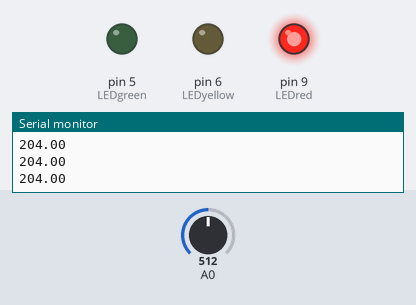
Recording of a sketch running on a simulated Arduino Uno, built with avr-gcc and run on an emulated ATmega328P. Shown: output pins drawn as LEDs (lit = HIGH), the last lines printed to the serial monitor. The inputs (shaded band) are chosen by the test bench; at power-on: A0 = 512.

Above: at 1.3 s.
1.4 s: A0 set to 68
2.9 s: A0 set to 59
At 3.8 s:
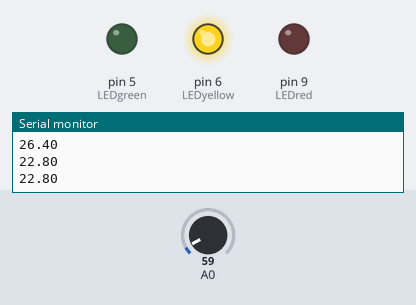
4.5 s: A0 set to 15
At 5.0 s:
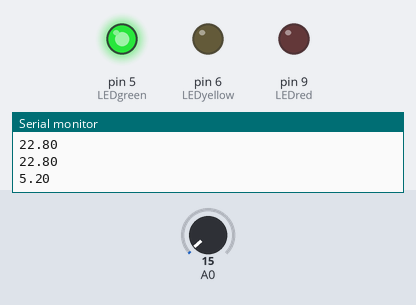
6.0 s: A0 set to 122
At 7.2 s:
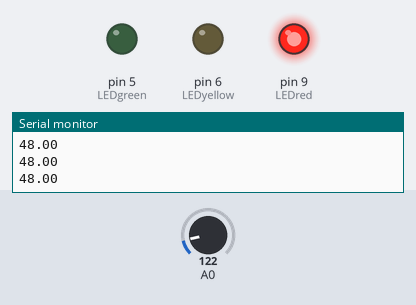
7.5 s: A0 set to 10
At 8.6 s:
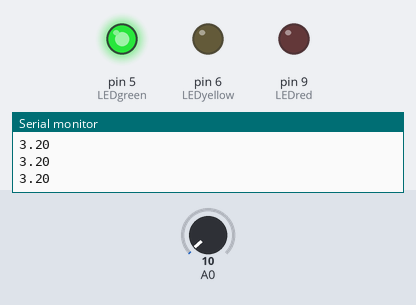
Timing chart, 0 to 10.0 s (numbered marks = the images above; inputs shaded):
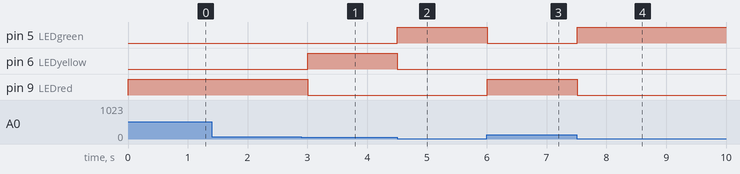

Measured:
- the behaviour switches between 65 and 64 on A0 (found by bisection; images 0 and 1)
- after the input at 2.9 s, pin 6 (LEDyellow): LOW → HIGH after 0.10 s; pin 9 (LEDred): HIGH → LOW after 0.10 s
- after the input at 4.5 s, pin 5 (LEDgreen): LOW → HIGH at once; pin 6 (LEDyellow): HIGH → LOW at once
- after the input at 6.0 s, pin 5 (LEDgreen): HIGH → LOW at once; pin 9 (LEDred): LOW → HIGH at once
- after the input at 7.5 s, pin 5 (LEDgreen): LOW → HIGH at once; pin 9 (LEDred): HIGH → LOW at once

The sketch:

exercise_10.ino
```cpp
const int LEDred = 9;
const int LEDyellow = 6;
const int LEDgreen = 5;


void setup() {
  // put your setup code here, to run once:

  // initialize serial communication at 38400 bits per second:
  Serial.begin(38400);
  pinMode(LEDred, OUTPUT);
  pinMode(LEDyellow, OUTPUT);
  pinMode(LEDgreen, OUTPUT);


}

void loop() {
  // put your main code here, to run repeatedly:

  // read the input on analog pin 0 and converting from 1023 to 5V:
  float millivolts = analogRead(A0) * (5000 / 1023);
  // 208 = 20 degress (we measured) and 10 mV per degree
  float temperature = 20 + (millivolts - 208) / 10;

    Serial.println(temperature);


    if (temperature <= 20.0) {
      digitalWrite(LEDgreen, HIGH);
      digitalWrite(LEDyellow, LOW);
      digitalWrite(LEDred, LOW);
    } else if (temperature > 20.0 && temperature <= 25.0) {
      digitalWrite(LEDgreen, LOW);
      digitalWrite(LEDyellow, HIGH);
      digitalWrite(LEDred, LOW);
    } else if (temperature > 25.0) {
      digitalWrite(LEDgreen, LOW);
      digitalWrite(LEDyellow, LOW);
      digitalWrite(LEDred, HIGH);
    }

  delay(500);


}
```
